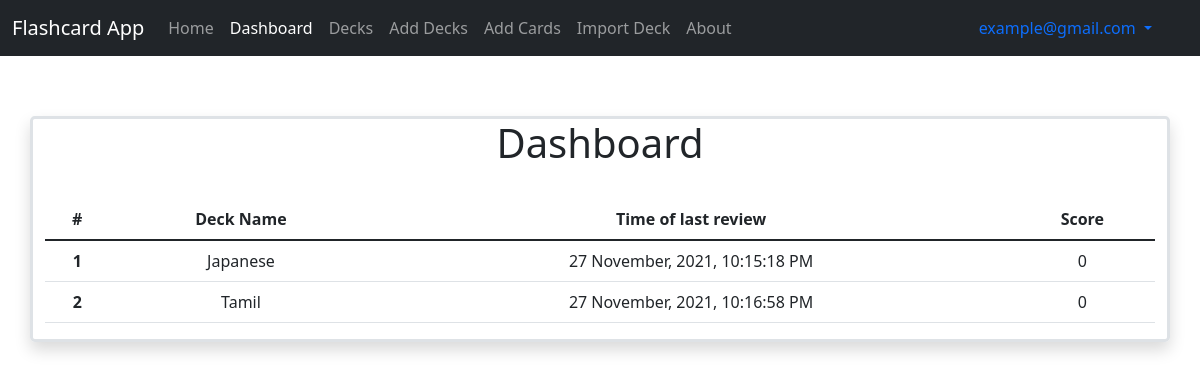
Screenshot of /dashboard (signed in) with the database file from the repository.
### application/models.py (models this page shows)
class User(db.Model, UserMixin):
    __tablename__ = 'user'
    id = db.Column(db.Integer, primary_key = True, autoincrement = True)
    username = db.Column(db.String, nullable = False)
    email = db.Column(db.String, unique = True, nullable = False)
    password = db.Column(db.String, nullable = False)
    active = db.Column(db.Boolean)
    roles = db.relationship('Role', secondary = roles_users, backref = db.backref('user', lazy = 'dynamic'))
    decks = db.relationship('Deck', backref = 'user', cascade = "all, delete")

class Deck(db.Model):
    __tablename__ = 'deck'
    deck_id = db.Column(db.Integer, primary_key = True, autoincrement = True)
    deck_name = db.Column(db.String, unique = True, nullable = False)
    last_review_time = db.Column(db.String)
    total_score = db.Column(db.Integer)
    user_id = db.Column(db.Integer, db.ForeignKey("user.id"), nullable = False)
    cards = db.relationship('Card', backref = 'deck', cascade = "all, delete")

### application/controllers.py (the view)
@app.route("/dashboard", methods=["GET"])
@login_required
def dashboard():
    return render_template("dashboard.html")

### templates/dashboard.html (shortened to what this page needs)
{% extends "base.html" %} {% block title %}Dashboard{% endblock %}} {% block
body_content %}
<div
  class="container bg-gradient w-auto border border-3 rounded-3 shadow"
  style="margin-top: 60px; margin-bottom: 60px"
>
  {% if current_user.decks == [] %}
  <h1>There are no decks added, add decks now!</h1>
  {% else %}
  <h1 style="text-align: center">Dashboard</h1>
  <br />
  <table class="table table-hover" style="text-align: center">
    <thead>
      <tr>
        <th scope="col">#</th>
        <th scope="col">Deck Name</th>
        <th scope="col">Time of last review</th>
        <th scope="col">Score</th>
      </tr>
    </thead>
    <tbody>
      {% set i = namespace(value=1) %} {% for deck in current_user.decks %}
      <tr>
        <th scope="row">{{ i.value }}</th>
        <td>{{ deck.deck_name }}</td>
        <td>{{ deck.last_review_time }}</td>
        <td>{{ deck.total_score }}</td>
      </tr>
      {% set i.value = i.value + 1 %} {% endfor %}
    </tbody>
  </table>
  {% endif %}
</div>
{% endblock %}

### templates/base.html (shortened to what this page needs)
<!DOCTYPE html>
<html lang="en">
  <head>
    <link
      href="https://cdn.jsdelivr.net/npm/bootstrap@5.1.3/dist/css/bootstrap.min.css"
      rel="stylesheet"
    />
  </head>
  <body>
    <nav class="navbar navbar-expand-lg navbar-dark bg-dark">
      <div class="container-fluid">
        <a class="navbar-brand" href="#">Flashcard App</a>
        <div class="collapse navbar-collapse" id="navbarText">
          <ul class="navbar-nav me-auto mb-2 mb-lg-0">
            <li class="nav-item">
              <a class="nav-link" id="home" aria-current="page" href="/home"
                >Home</a
              >
            </li>
            {% if current_user.is_authenticated %}
            <li class="nav-item">
              <a class="nav-link" id="dashboard" href="/dashboard">Dashboard</a>
            </li>
            <li class="nav-item">
              <a class="nav-link" id="decks" href="/decks">Decks</a>
            </li>
            <li class="nav-item">
              <a class="nav-link" id="add_decks" href="/add_decks">Add Decks</a>
            </li>
            <li class="nav-item">
              <a class="nav-link" id="add_cards" href="/add_cards">Add Cards</a>
            </li>
            <li class="nav-item">
              <a class="nav-link" id="import_deck" href="/import_deck"
                >Import Deck</a
              >
            </li>
            <li class="nav-item">
              <a class="nav-link" id="about" href="/about"
                >About</a
              >
            </li>
            {% endif %} {% block navbar_items %}{% endblock %}
          </ul>
          <div>
            <div class="nav-item dropdown" style="margin-right: 20px">
              <a
                class="nav-link dropdown-toggle"
                href="#"
                id="navbarDropdownMenuLink"
                role="button"
                data-bs-toggle="dropdown"
                aria-expanded="false"
              >
                {% if current_user.is_authenticated %} {{ current_user.email }}
                {% else %} Not logged in {% endif %}
              </a>
            </div>
          </div>
        </div>
      </div>
    </nav>
    {% block body_content %}{% endblock %}
  </body>
</html>

### rows the page displays
User: email "example@gmail.com"
Deck: value "1", deck_name "Japanese", last_review_time "27 November, 2021, 10:15:18 PM", total_score "0"
Deck: value "2", deck_name "Tamil", last_review_time "27 November, 2021, 10:16:58 PM", total_score "0"
